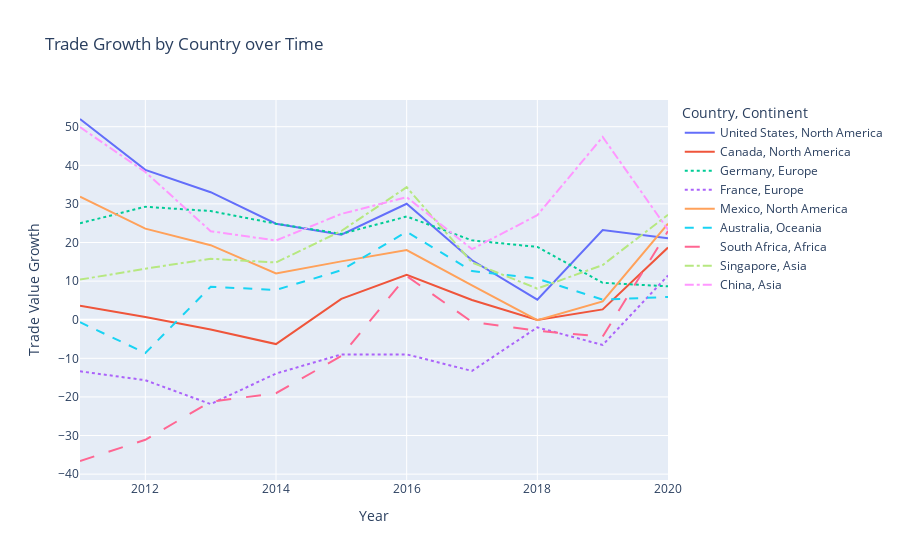

Here is the notebook cell this chart was saved with:
### Code cell
# df['trade_growth_rate']=df['Trade Value Growth']/df['Trade Value Previous']
# import plotly.express as px
# fig = px.line(df, x="Year", y="trade_growth_rate", color="Country",
#               title="Trade Growth by Country over Time")
# fig.show()

countries = ['China', 'United States', 'Canada', 'Mexico', 'Germany','South Africa', 'Singapore','Australia','France']
df_filtered = df[df['Country'].isin(countries)]

# line chart
fig_line = px.line(df_filtered, x='Year', y='Trade Value Growth', color='Country', line_dash = 'Continent',
                   title='Trade Growth by Country over Time')


fig_line.show()

### Figure 1 — Plotly figure (JSON) as saved in the notebook; plotly's stock layout.template omitted (floating-point values rounded to 4 significant figures)
{"data": [{"hovertemplate": "Country=United States<br>Continent=North America<br>Year=%{x}<br>Trade Value Growth=%{y}<extra></extra>", "legendgroup": "United States, North America", "line": {"color": "#636efa", "dash": "solid"}, "marker": {"symbol": "circle"}, "mode": "lines", "name": "United States, North America", "orientation": "v", "showlegend": true, "type": "scatter", "x": [2011, 2012, 2013, 2014, 2015, 2016, 2017, 2018, 2019, 2020], "xaxis": "x", "y": [51.99, 38.82, 33.03, 24.86, 22.03, 30.03, 15.4, 5.191, 23.22, 21.08], "yaxis": "y"}, {"hovertemplate": "Country=Canada<br>Continent=North America<br>Year=%{x}<br>Trade Value Growth=%{y}<extra></extra>", "legendgroup": "Canada, North America", "line": {"color": "#EF553B", "dash": "solid"}, "marker": {"symbol": "circle"}, "mode": "lines", "name": "Canada, North America", "orientation": "v", "showlegend": true, "type": "scatter", "x": [2011, 2012, 2013, 2014, 2015, 2016, 2017, 2018, 2019, 2020], "xaxis": "x", "y": [3.645, 0.6801, -2.528, -6.317, 5.413, 11.66, 5.119, -0.07441, 2.672, 18.69], "yaxis": "y"}, {"hovertemplate": "Country=Germany<br>Continent=Europe<br>Year=%{x}<br>Trade Value Growth=%{y}<extra></extra>", "legendgroup": "Germany, Europe", "line": {"color": "#00cc96", "dash": "dot"}, "marker": {"symbol": "circle"}, "mode": "lines", "name": "Germany, Europe", "orientation": "v", "showlegend": true, "type": "scatter", "x": [2011, 2012, 2013, 2014, 2015, 2016, 2017, 2018, 2019, 2020], "xaxis": "x", "y": [24.98, 29.26, 28.14, 24.88, 22.24, 26.72, 20.55, 18.85, 9.563, 8.642], "yaxis": "y"}, {"hovertemplate": "Country=France<br>Continent=Europe<br>Year=%{x}<br>Trade Value Growth=%{y}<extra></extra>", "legendgroup": "France, Europe", "line": {"color": "#ab63fa", "dash": "dot"}, "marker": {"symbol": "circle"}, "mode": "lines", "name": "France, Europe", "orientation": "v", "showlegend": true, "type": "scatter", "x": [2011, 2012, 2013, 2014, 2015, 2016, 2017, 2018, 2019, 2020], "xaxis": "x", "y": [-13.37, -15.68, -21.86, -13.95, -9.003, -8.982, -13.27, -1.984, -6.548, 11.46], "yaxis": "y"}, {"hovertemplate": "Country=Mexico<br>Continent=North America<br>Year=%{x}<br>Trade Value Growth=%{y}<extra></extra>", "legendgroup": "Mexico, North America", "line": {"color": "#FFA15A", "dash": "solid"}, "marker": {"symbol": "circle"}, "mode": "lines", "name": "Mexico, North America", "orientation": "v", "showlegend": true, "type": "scatter", "x": [2011, 2012, 2013, 2014, 2015, 2016, 2017, 2018, 2019, 2020], "xaxis": "x", "y": [31.85, 23.58, 19.31, 11.96, 15.11, 18.03, 8.925, -0.1274, 4.749, 24.88], "yaxis": "y"}, {"hovertemplate": "Country=Australia<br>Continent=Oceania<br>Year=%{x}<br>Trade Value Growth=%{y}<extra></extra>", "legendgroup": "Australia, Oceania", "line": {"color": "#19d3f3", "dash": "dash"}, "marker": {"symbol": "circle"}, "mode": "lines", "name": "Australia, Oceania", "orientation": "v", "showlegend": true, "type": "scatter", "x": [2011, 2012, 2013, 2014, 2015, 2016, 2017, 2018, 2019, 2020], "xaxis": "x", "y": [-0.6451, -8.638, 8.54, 7.71, 12.81, 22.78, 12.61, 10.65, 5.197, 5.915], "yaxis": "y"}, {"hovertemplate": "Country=South Africa<br>Continent=Africa<br>Year=%{x}<br>Trade Value Growth=%{y}<extra></extra>", "legendgroup": "South Africa, Africa", "line": {"color": "#FF6692", "dash": "longdash"}, "marker": {"symbol": "circle"}, "mode": "lines", "name": "South Africa, Africa", "orientation": "v", "showlegend": true, "type": "scatter", "x": [2011, 2012, 2013, 2014, 2015, 2016, 2017, 2018, 2019, 2020], "xaxis": "x", "y": [-36.6, -31.1, -21.25, -19.05, -9.376, 11.3, -0.5619, -2.891, -4.369, 22.97], "yaxis": "y"}, {"hovertemplate": "Country=Singapore<br>Continent=Asia<br>Year=%{x}<br>Trade Value Growth=%{y}<extra></extra>", "legendgroup": "Singapore, Asia", "line": {"color": "#B6E880", "dash": "dashdot"}, "marker": {"symbol": "circle"}, "mode": "lines", "name": "Singapore, Asia", "orientation": "v", "showlegend": true, "type": "scatter", "x": [2011, 2012, 2013, 2014, 2015, 2016, 2017, 2018, 2019, 2020], "xaxis": "x", "y": [10.39, 13.23, 15.78, 14.83, 22.99, 34.33, 14.82, 8.061, 14.17, 27.19], "yaxis": "y"}, {"hovertemplate": "Country=China<br>Continent=Asia<br>Year=%{x}<br>Trade Value Growth=%{y}<extra></extra>", "legendgroup": "China, Asia", "line": {"color": "#FF97FF", "dash": "dashdot"}, "marker": {"symbol": "circle"}, "mode": "lines", "name": "China, Asia", "orientation": "v", "showlegend": true, "type": "scatter", "x": [2011, 2012, 2013, 2014, 2015, 2016, 2017, 2018, 2019, 2020], "xaxis": "x", "y": [49.89, 38.25, 22.93, 20.51, 27.41, 31.74, 18.27, 27.07, 47.33, 23.31], "yaxis": "y"}], "layout": {"legend": {"title": {"text": "Country, Continent"}, "tracegroupgap": 0}, "title": {"text": "Trade Growth by Country over Time"}, "xaxis": {"anchor": "y", "domain": [0, 1], "title": {"text": "Year"}}, "yaxis": {"anchor": "x", "domain": [0, 1], "title": {"text": "Trade Value Growth"}}}}
